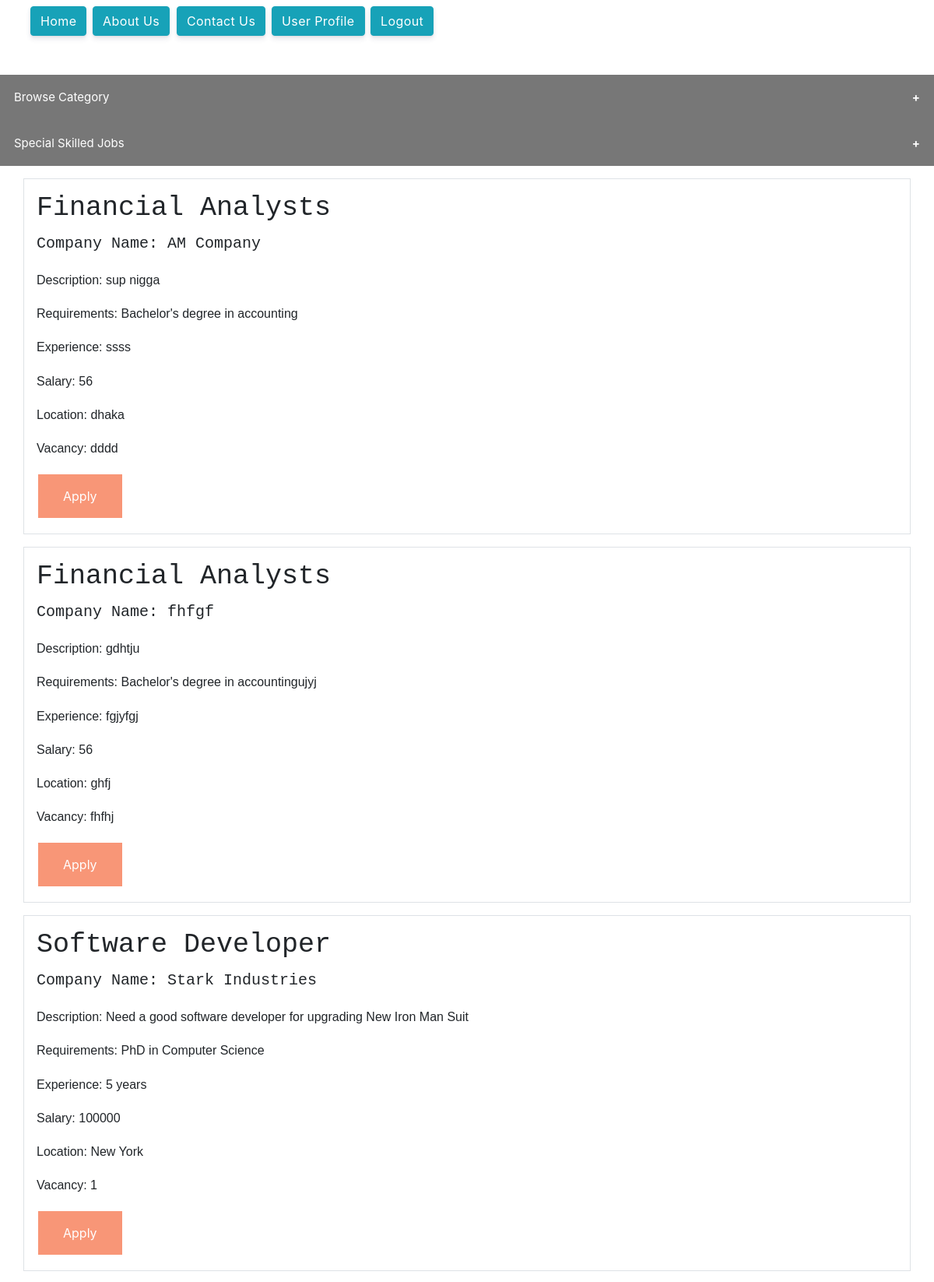
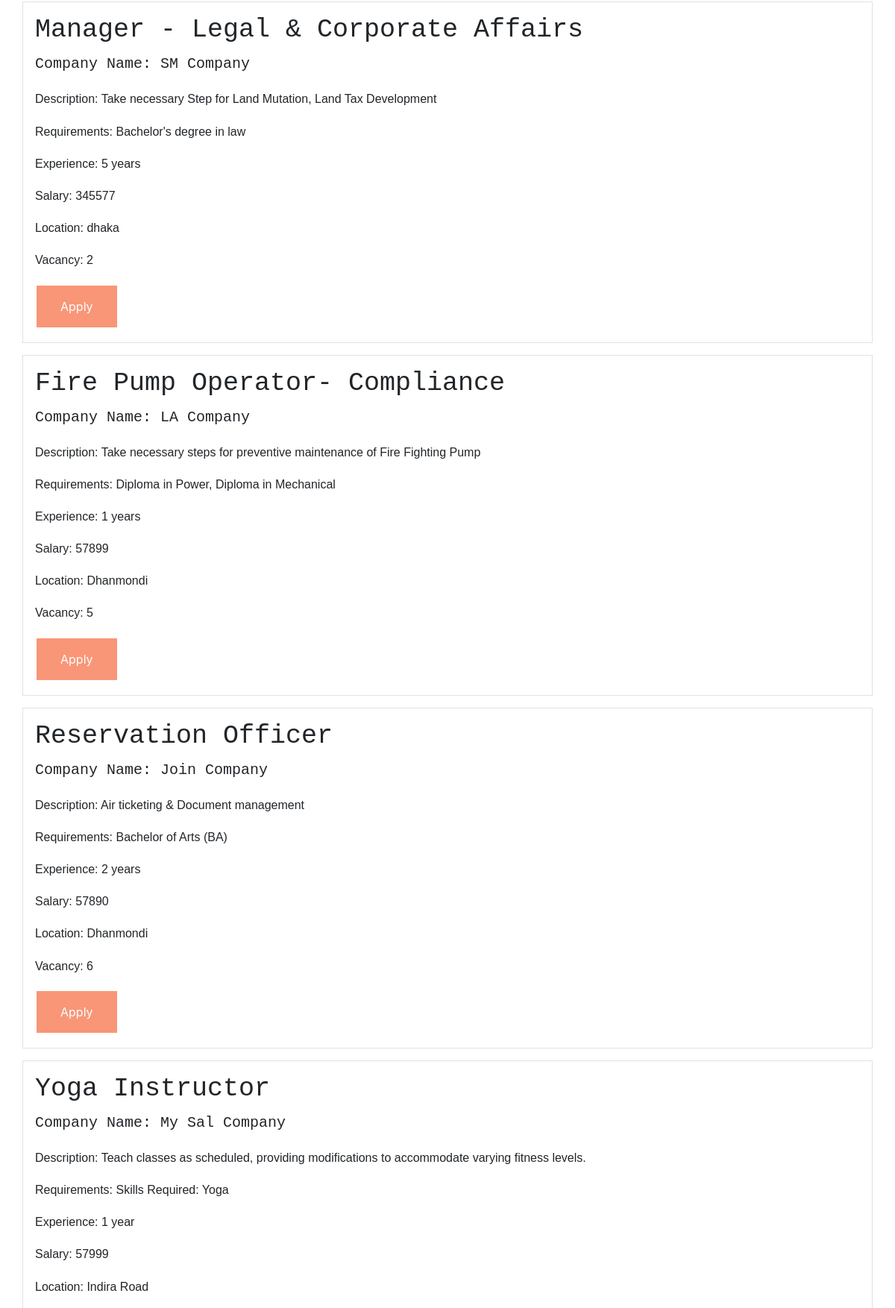
The page /find_work/ (signed in, upper part) on the database its author committed (2 pictures, top to bottom).
### post_work/models.py (models this page shows)
class PostWork(models.Model):
    user = models.ForeignKey(Profile, on_delete=models.CASCADE, db_column="User")
    Company_Name = models.CharField(max_length=50, db_column="Company Name")
    Title = models.CharField(max_length=50, db_column="Title")
    Work_Type = models.CharField(max_length=50, db_column="Work Type")
    Description = models.CharField(max_length=100, db_column="Description")
    Requirements = models.CharField(max_length=100, db_column="Requirements")
    Experience = models.CharField(max_length=500, db_column="Experience")
    Salary = models.IntegerField(db_column="Salary")
    Location = models.CharField(max_length=100, db_column="Location")
    Vacancy = models.CharField(max_length=10, db_column="Vacancy")

### site_users/views.py (the view)
# urls.py: path('find_work/', site_views.find_work, name='work-find'),
@login_required
def find_work(request):
    from post_work.models import PostWork
    pw = PostWork.objects.all()
    return render(request, 'users/find_work.html', {'pw':pw})

### templates/users/find_work.html (shortened to what this page needs)
</head>
        {%load static%}
        <link rel="stylesheet" href=" {% static 'site_users/profile.css' %}">
        <link rel="stylesheet" href=" {% static 'site_users/worktemp.css' %}">
        <link rel="stylesheet" href=" {% static 'site_users/btn.css' %}">
        <link rel="stylesheet" href="https://maxcdn.bootstrapcdn.com/bootstrap/4.5.2/css/bootstrap.min.css">
 <div class="main-content">
    <nav class="navbar navbar-top navbar-expand-md navbar-dark" id="navbar-main">
      <div class="container-fluid">
            <a href="{% url 'first-page'%}" class="btn btn-info">Home</a>
            <a href="{% url 'about' %}" class="btn btn-info">About Us</a>
            <a href="{% url 'contract' %}" class="btn btn-info">Contact Us</a>
            <a href="{% url 'profile' %}" class="btn btn-info">User Profile</a>
            <a href="{% url 'logout' %}" class="btn btn-info">Logout</a>
        <ul class="navbar-nav align-items-center d-none d-md-flex">
          <li class="nav-item dropdown">
            <a class="nav-link pr-0" href="#" role="button" data-toggle="dropdown" aria-haspopup="true" aria-expanded="false">
            </a>
          </li>
        </ul>
      </div>
    </nav>
    </div>
<button class="collapsible">Browse Category </button>
<button class="collapsible">Special Skilled Jobs </button>
        {% for i in pw %}
        <div class="container p-3 my-3 border">
            <h2 class="p3", style="font-size:35px">{{i.Title}}</h2>
            <p class="p3" , style="font-size:20px">Company Name: {{i.Company_Name}}</p>
            <p class="p2">Description: {{i.Description}}</p>
            <p class="p2">Requirements: {{i.Requirements}}</p>
            <p class="p2">Experience: {{i.Experience}}</p>
            <p class="p2">Salary: {{i.Salary}}</p>
            <p class="p2">Location: {{i.Location}}</p>
            <p class="p2">Vacancy: {{i.Vacancy}}</p>
            <button class="btntwo", href="{% url 'sentmail' %}" >Apply</button>
        </div>
        {% endfor %}
</body>
</html>

### site_users/static/site_users/profile.css (style rules this page uses)
*, *::before, *::after { box-sizing: border-box; }
figcaption, footer, header, main, nav, section { display: block; }
p { margin-top: 0; margin-bottom: 1rem; }
ul { margin-top: 0; margin-bottom: 1rem; }
a { text-decoration: none; color: #5e72e4; background-color: transparent; -webkit-text-decoration-skip: objects; }
button { border-radius: 0; }
input, button, textarea { font-family: inherit; font-size: inherit; line-height: inherit; margin: 0; }
button, input { overflow: visible; }
button { text-transform: none; }
button, html [type='button'], [type='reset'], [type='submit'] { -webkit-appearance: button; }
.container { width: 100%; margin-right: auto; margin-left: auto; padding-right: 15px; padding-left: 15px; }
@media (min-width: 576px) { .container { max-width: 540px; } }
@media (min-width: 768px) { .container { max-width: 720px; } }
@media (min-width: 992px) { .container { max-width: 960px; } }
@media (min-width: 1200px) { .container { max-width: 1140px; } }
.container-fluid { width: 100%; margin-right: auto; margin-left: auto; padding-right: 15px; padding-left: 15px; }
.btn { font-size: 1rem; font-weight: 600; line-height: 1.5; display: inline-block; padding: .625rem 1.25rem; -webkit-user-select: none; -moz-user-select: none; -ms-user-select: none; user-select: none; transition: color .15s ease-in-out, background-color .15s ease-in-out, border-color .15s ease-in-out, box-shadow .15s ease-in-out; text-align: center; vertical-align: middle; white-space: nowrap; border: 1px solid transparent; border-radius: .375rem; }
.btn:not(:disabled):not(.disabled) { cursor: pointer; }
.btn-info { color: #fff; border-color: #11cdef; background-color: #11cdef; box-shadow: 0 4px 6px rgba(50, 50, 93, .11), 0 1px 3px rgba(0, 0, 0, .08); }
.dropdown { position: relative; }
.nav-link { display: block; padding: .25rem .75rem; }
.navbar { position: relative; display: flex; padding: 1rem 1rem; flex-wrap: wrap; align-items: center; justify-content: space-between; }
.navbar>.container, .navbar>.container-fluid { display: flex; flex-wrap: wrap; align-items: center; justify-content: space-between; }
.navbar-nav { display: flex; flex-direction: column; margin-bottom: 0; padding-left: 0; list-style: none; }
.navbar-nav .nav-link { padding-right: 0; padding-left: 0; }
@media (min-width: 768px) { .navbar-expand-md { flex-flow: row nowrap; justify-content: flex-start; } }
@media (min-width: 768px) { .navbar-expand-md .navbar-nav { flex-direction: row; } }
@media (min-width: 768px) { .navbar-expand-md .navbar-nav .nav-link { padding-right: 1rem; padding-left: 1rem; } }
@media (min-width: 768px) { .navbar-expand-md>.container, .navbar-expand-md>.container-fluid { flex-wrap: nowrap; } }
.navbar-dark .navbar-nav .nav-link { color: rgba(255, 255, 255, .95); }
.d-none { display: none !important; }
@media (min-width: 768px) { .d-md-flex { display: flex !important; } }
.align-items-center { align-items: center !important; }
.pr-0 { padding-right: 0 !important; }
.btn { font-size: .875rem; position: relative; transition: all .15s ease; letter-spacing: .025em; text-transform: none; will-change: transform; }
.btn:not(:last-child) { margin-right: .5rem; }
.main-content { position: relative; }
.main-content .navbar-top { position: absolute; z-index: 1; top: 0; left: 0; width: 100%; padding-right: 0 !important; padding-left: 0 !important; background-color: transparent; }
@media (min-width: 768px) { .main-content .container-fluid { padding-right: 39px !important; padding-left: 39px !important; } }
.dropdown { display: inline-block; }
.nav-link { color: #525f7f; }
p { font-size: 1rem; font-weight: 300; line-height: 1.7; }

### site_users/static/site_users/worktemp.css (style rules this page uses)
.collapsible { background-color: #777; color: white; cursor: pointer; padding: 18px; width: 100%; border: none; text-align: left; outline: none; font-size: 15px; }
.collapsible:after { content: '\002B'; color: white; font-weight: bold; float: right; margin-left: 5px; }

### site_users/static/site_users/btn.css (style rules this page uses)
.btn { border: none; color: white; padding: 14px 28px; font-size: 16px; cursor: pointer; }

### templates/users/find_work.html (style rules this page uses)
.btntwo { background-color: #f4511e; border: none; color: white; padding: 16px 32px; text-align: center; font-size: 16px; margin: 4px 2px; opacity: 0.6; transition: 0.3s; }
.p3 { font-family: "Lucida Console", "Courier New", monospace; }
.p2 { font-family: Arial, Helvetica, sans-serif; }

### rows shown on the page
PostWork: Title "Financial Analysts", Company_Name "AM Company", Description "sup nigga", Requirements "Bachelor's degree in accounting", Experience "ssss", Salary "56", Location "dhaka", Vacancy "dddd"
PostWork: Title "Financial Analysts", Company_Name "fhfgf", Description "gdhtju", Requirements "Bachelor's degree in accountingujyj", Experience "fgjyfgj", Salary "56", Location "ghfj", Vacancy "fhfhj"
PostWork: Title "Software Developer", Company_Name "Stark Industries", Description "Need a good software developer for upgrading New Iron Man Suit", Requirements "PhD in Computer Science", Experience "5 years", Salary "100000", Location "New York", Vacancy "1"
PostWork: Title "Manager - Legal & Corporate Affairs", Company_Name "SM Company", Description "Take necessary Step for Land Mutation, Land Tax Development", Requirements "Bachelor's degree in law", Experience "5 years", Salary "345577", Location "dhaka", Vacancy "2"
PostWork: Title "Fire Pump Operator- Compliance", Company_Name "LA Company", Description "Take necessary steps for preventive maintenance of Fire Fighting Pump", Requirements "Diploma in Power, Diploma in Mechanical", Experience "1 years", Salary "57899", Location "Dhanmondi", Vacancy "5"
PostWork: Title "Reservation Officer", Company_Name "Join Company", Description "Air ticketing & Document management", Requirements "Bachelor of Arts (BA)", Experience "2 years", Salary "57890", Location "Dhanmondi", Vacancy "6"
PostWork: Title "Yoga Instructor", Company_Name "My Sal Company", Description "Teach classes as scheduled, providing modifications to accommodate varying fitness levels.", Requirements "Skills Required: Yoga", Experience "1 year", Salary "57999", Location "Indira Road"
